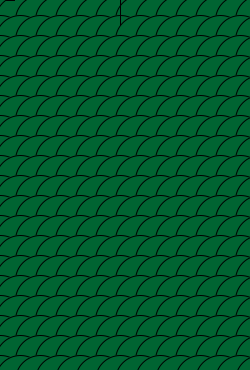
Frame 1 (no input)
Frame 60 (the mouse pressed at the canvas centre just before this capture): identical to frame 1, image omitted
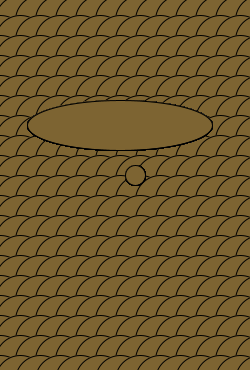
Frame 120 (the mouse held since frame 60 and released just before this capture)

The Processing sketch that drew these frames (run headless with seeded random() and noise(); from frame 60 on, the mouse is pressed at the canvas centre):

// Processing sketch: processing_15686
// ── processing_15686.pde



void setup() {
  size(250,370);
  background(200);
}

void draw() {
   background(0);
  
  //this is the loop that changes the ypos
  for (int ypos = 0; ypos < 400; ypos = ypos + 20){
 
  //this is the loop that changes the xpos
  for(int xpos = 0; xpos < 400; xpos = xpos + 20) {
    
    ellipse(xpos,ypos,50,50);
    fill(200,65,40);
    ellipse(xpos+30,ypos+10,40,40);
    fill(mouseX,20,20,20);
    ellipse(xpos,ypos+400,30,30);
    fill(mouseX,100,50);
    ellipse(mouseX + 10,mouseY - 10,20,20);
    ellipse(120,mouseX,mouseY,50);
     
  }
}
}
